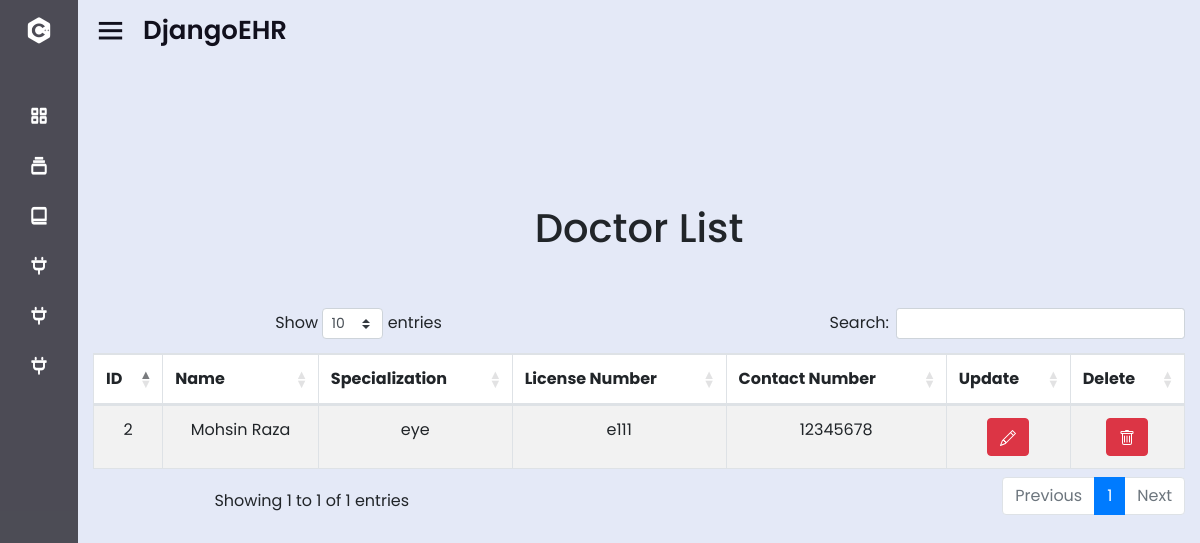
The page /doctorlist/ (signed in) on the database as committed earlier.
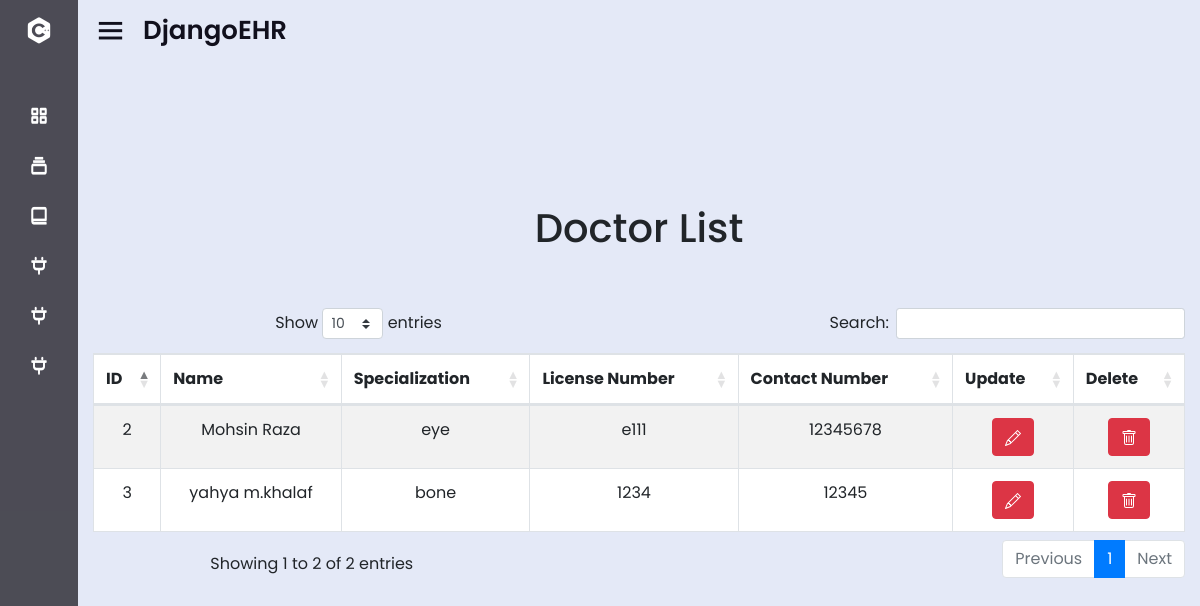
The same page on the database as committed later.
### patient/models.py (models this page shows, shortened)
class Doctor(models.Model):
    username = models.CharField(max_length=255, unique=True)
    password = models.CharField(max_length=255, default = "123")
    id = models.AutoField(primary_key=True)
    name = models.CharField(max_length=100, null=True, blank=True)
    gender = models.CharField(max_length=100, null=True, blank=True)
    specialization = models.CharField(max_length=100, null=True, blank=True)
    license_number = models.CharField(max_length=50, null=True, blank=True)
    contact_number = models.CharField(max_length=20, null=True, blank=True)
    bio = models.TextField(null=True, blank=True)
    hospital = models.OneToOneField(Hospital, on_delete=models.CASCADE, null=True, blank=True)

### patient/views.py (the view)
# urls.py: path("doctorlist/", views.doctorlist, name="doctorlist"),
@login_required
def doctorlist(request):
    if request.method == "POST":
        form = DoctorForm(request.POST, instance=image)
        if form.is_valid():
            form.save()
    else:
        form = DoctorForm()
    information = Doctor.objects.all()
    return render(request, "patient/doctorlist.html", {"information":information, "form":form})

### patient/forms.py
class DoctorForm(forms.ModelForm):
    class Meta:
        model = Doctor
        fields = [ "username", "password", "name", "specialization" , "license_number","contact_number" ]
    widgets = {
                'date_of_birth': DateInput(),
            }

### patient/templates/patient/doctorlist.html (shortened to what this page needs)
{% extends "patient/base.html" %}
{%load static%}
{% block content %}
{% load crispy_forms_tags %}
<link rel="stylesheet" href="https://cdn.jsdelivr.net/npm/bootstrap@5.3.0/dist/css/bootstrap.min.css">
<link href="{% static 'css/jquery.toast.css' %}" rel="stylesheet">
<link href="https://cdnjs.cloudflare.com/ajax/libs/twitter-bootstrap/4.5.2/css/bootstrap.css" rel="stylesheet"/>
<link href="https://cdn.datatables.net/1.13.6/css/dataTables.bootstrap4.min.css" rel="stylesheet"/>
<br>
<br>
<br>
<br>
<br>
<br>
<div class="container" style="text-align:center">
    <h1>Doctor List</h1>
    <br>
    <br>
    <table id="example" class="table table-striped table-bordered" style="width:100%">
        <thead>
            <tr style="text-align:center">
                <th>ID</th>
                <th>Name</th>
                <th>Specialization</th>
                <th>License Number</th>
                <th>Contact Number</th>
                <th>Update</th>
                <th>Delete</th>
            </tr>
        </thead>
        <tbody>
            {% for x in information %}
            <tr>
                <td>{{ x.id }}</td>
                <td>{{ x.name }}</td>
                <td>{{ x.specialization }}</td>
                <td>{{ x.license_number }}</td>
                <td>{{ x.contact_number }}</td>
                <td>
                    <a href="javascript:void(0)" class="btn btn-danger edit-button" data-id="{{ x.id }}" data-toggle="modal" data-target="#updateDoctorModal">
                    </a>
                </td>
                <td>
                    <a href="delete/{{ x.id }}" class="btn btn-danger" id="deleteBtn{{ x.id }}">
                    </a>
                </td>
            </tr>
            {% endfor %}
        </tbody>
    </table>
</div>
{% endblock %}

Rows that differ between the two databases and show on the page:
added Doctor: id "3", name "yahya m.khalaf", specialization "bone", license_number "1234", contact_number "12345"
Other text that changed with them:
text written by a page script: "Show entries Search: Showing 1 to 1 of 1 entries Previous 1 Next" → "Show entries Search: Showing 1 to 2 of 2 entries Previous 1 Next"
